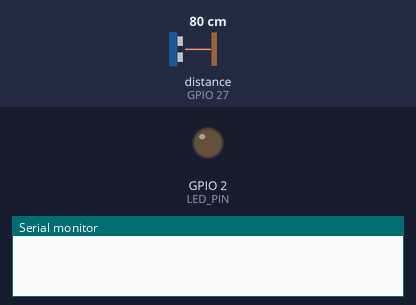
The sketch below on a simulated ESP32. On the bench: output pins drawn as LEDs (lit = HIGH), the last lines printed to the serial monitor. Wiring (inferred from the names in the program): ultrasonic range finder: trigger GPIO 26; echo GPIO 27. The inputs (shaded band) are chosen by the test bench; at power-on: distance to the obstacle (sensor on GPIO 27) 80 cm. The echo pulse lasts 58.3 µs per cm; pins used as bus, display or sensor lines are not drawn.

Above: at 0.0 s.
At 1.9 s:
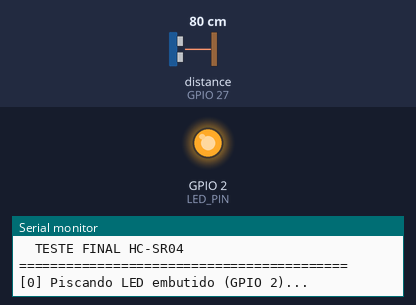
Timing chart, 0 to 3.5 s (numbered marks = the images above):
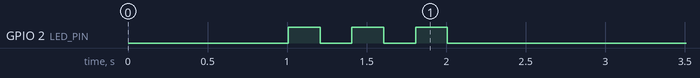

The sketch:

test_ultrasonic.ino
```cpp
// =============================================
// TESTE FINAL — Validação do ESP32 + HC-SR04
// =============================================
// FIAÇÃO:
//   TRIG → GPIO 26
//   ECHO → GPIO 27 (SEM divisor)
//   VCC  → 3.3V  ← TENTE AQUI AGORA
//   GND  → GND (mesmo trilho do ESP32!)
// =============================================

#define TRIG_PIN  26
#define ECHO_PIN  27
#define LED_PIN   2   // LED embutido do ESP32

void setup() {
    Serial.begin(115200);
    delay(1000);

    pinMode(LED_PIN, OUTPUT);
    pinMode(TRIG_PIN, OUTPUT);
    digitalWrite(TRIG_PIN, LOW);
    pinMode(ECHO_PIN, INPUT);

    Serial.println("==========================================");
    Serial.println("  TESTE FINAL HC-SR04");
    Serial.println("==========================================");

    // Pisca o LED pra confirmar que o ESP32 está vivo
    Serial.println("[0] Piscando LED embutido (GPIO 2)...");
    for (int i = 0; i < 3; i++) {
        digitalWrite(LED_PIN, HIGH);
        delay(200);
        digitalWrite(LED_PIN, LOW);
        delay(200);
    }
    Serial.println("    LED piscou? Se sim, ESP32 OK ✅");

    // Teste: ler o ECHO manualmente após dar um pulso no TRIG
    Serial.println();
    Serial.println("[1] Teste manual do ECHO...");
    Serial.print("    ECHO antes do pulso: ");
    Serial.println(digitalRead(ECHO_PIN));

    // Pulso
    digitalWrite(TRIG_PIN, HIGH);
    delayMicroseconds(10);
    digitalWrite(TRIG_PIN, LOW);

    // Espera até 20ms lendo o ECHO em loop rápido
    unsigned long inicio = micros();
    bool subiu = false;
    while (micros() - inicio < 20000) {
        if (digitalRead(ECHO_PIN) == HIGH) {
            subiu = true;
            break;
        }
    }
    Serial.print("    ECHO subiu após pulso? ");
    Serial.println(subiu ? "SIM ✅ → Sensor funciona!" : "NÃO ❌ → Sensor com defeito ou sem energia");

    if (!subiu) {
        Serial.println();
        Serial.println("==========================================");
        Serial.println("  CONCLUSÃO:");
        Serial.println("  O sensor NÃO respondeu mesmo com");
        Serial.println("  pinos limpos e leitura manual.");
        Serial.println();
        Serial.println("  Possíveis causas:");
        Serial.println("  1. Sensor com defeito");
        Serial.println("  2. VCC sem energia (teste 3.3V e 5V)");
        Serial.println("  3. GND não compartilhado com o ESP32");
        Serial.println("  4. Jumper solto na protoboard");
        Serial.println("==========================================");
    }

    Serial.println();
    Serial.println("Leituras contínuas:");
}

void loop() {
    // Pisca LED a cada leitura pra confirmar que está rodando
    digitalWrite(LED_PIN, HIGH);

    digitalWrite(TRIG_PIN, LOW);
    delayMicroseconds(5);
    digitalWrite(TRIG_PIN, HIGH);
    delayMicroseconds(10);
    digitalWrite(TRIG_PIN, LOW);

    unsigned long dur = pulseIn(ECHO_PIN, HIGH, 50000);

    if (dur == 0) {
        Serial.println("❌ Sem resposta");
    } else {
        float dist = dur * 0.034 / 2.0;
        Serial.print("✅ ");
        Serial.print(dist, 1);
        Serial.println(" cm");
    }

    digitalWrite(LED_PIN, LOW);
    delay(600);
}
```
